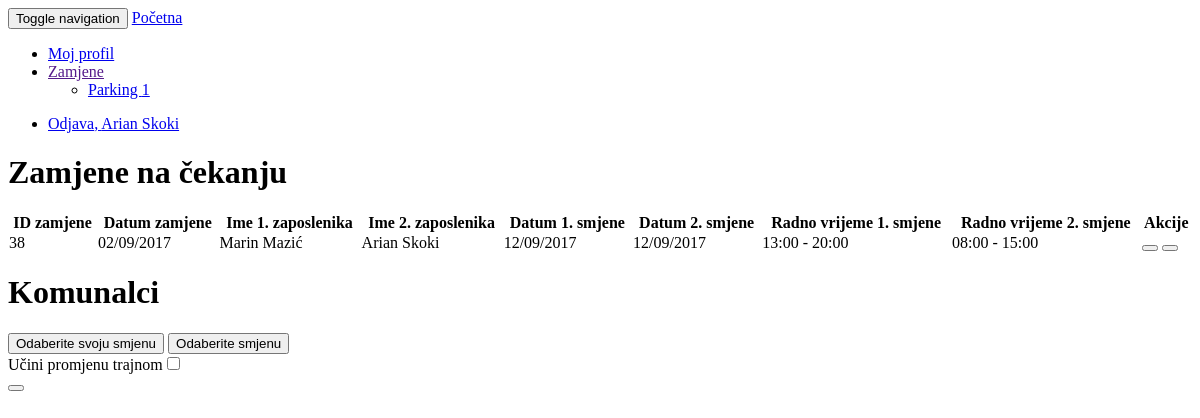
/schedule/20/swaps/ (signed in), run on an earlier commit of the app's database.
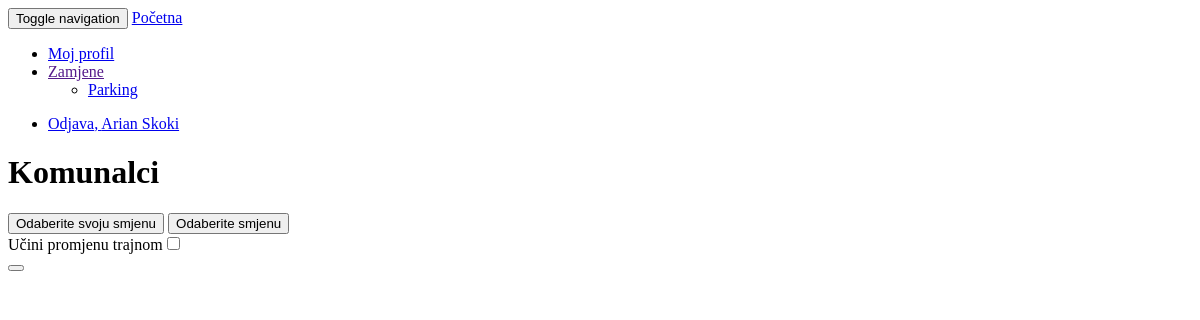
And on a later commit of the database.
### schedule/models.py (models this page shows, shortened)
class Group(models.Model):
    group_name = models.CharField(max_length=30)
    supervisor = models.ForeignKey(User, related_name='+',)
    def __init__(self, *args, **kwargs):
        super(Group, self).__init__(*args, **kwargs)
        if hasattr(self, 'supervisor'):
            self.old_supervisor = self.supervisor
    def __unicode__(self):
        return self.group_name

class Swap(models.Model):
    schedule_1 = models.ForeignKey(Schedule, related_name='+')
    schedule_2 = models.ForeignKey(Schedule, related_name='+')
    user = models.ForeignKey(User)
    group = models.ForeignKey(Group)
    date = models.DateField()
    permanent = models.BooleanField(default=False)
    status = models.BooleanField(default=False)
    resolved = models.BooleanField(default=False)
    receiver_status = models.BooleanField(default=False)

class Schedule(models.Model):
    schedule = models.ForeignKey(
        "self",
        related_name='+',
        verbose_name=_('Parent schedule'),
        null=True,
        blank=True
    )
    date = models.DateField()
    time_from = models.TimeField(null=True, blank=True)
    time_until = models.TimeField(null=True, blank=True)
    user = models.ForeignKey(User_profile)
    def get_time_shift(self):
        if self.time_until:
            return self.time_from.strftime('%H:%M') + " - " + self.time_until.strftime('%H:%M')
        else:
            return None
    def get_string_from(self):
        if self.time_from:
            return self.date.strftime('%Y-%m-%d') + 'T' + self.time_from.strftime('%H:%M:%S')
        else:
            return None
    def get_string_until(self):
        if self.time_until:
            return self.date.strftime('%Y-%m-%d') + 'T' + self.time_until.strftime('%H:%M:%S')
        else:
            return None

class User_profile(models.Model):
    GENDER_CHOICES = (
        ('M', _('Male')),
        ('F', _('Female')),
    )
    user = models.OneToOneField(User, on_delete=models.CASCADE)
    user_groups = models.ManyToManyField(Group, verbose_name=_('User groups'))
    user_shift = models.ForeignKey(
        Week_shift, null=True, verbose_name=_('Week shift'))
    date_of_birth = models.DateField(
        null=True, blank=True, verbose_name=_('Date of birth'))
    gender = models.CharField(
        max_length=1, choices=GENDER_CHOICES, null=True, blank=True, verbose_name=_('Gender'))
    date_of_employment = models.DateField(
        null=True, blank=True, verbose_name=_('Date of employment'))
    default_wage = models.DecimalField(
        decimal_places=2, max_digits=5, default=0, blank=True, verbose_name=_('Default wage'))
    def __init__(self, *args, **kwargs):
        super(User_profile, self).__init__(*args, **kwargs)
        self.pending_requests = False
        if hasattr(self, 'user_shift'):
            self.old_shift = self.user_shift
    def has_pending_requests(self):
        self.get_pending_groups()
        return self.pending_requests
    def get_pending_groups(self):
        temp_groups = []
        for group in self.user_groups.all():
            if self.user.is_staff:
                query_1 = Swap.objects.filter(
                    group=group, resolved=False, receiver_status=True)
                number = query_1.count()
            else:
                query_1 = Swap.objects.filter(
                    group=group, resolved=False, receiver_status=False, schedule_1__user=self).exclude(user=self.user)
                query_2 = Swap.objects.filter(
                    group=group, resolved=False, receiver_status=False, schedule_2__user=self).exclude(user=self.user)
                number = (query_1 | query_2).count()
            if number != 0:
                self.pending_requests = True
            temp_groups.append((group, number))
        return temp_groups
    def __unicode__(self):
        return self.user.first_name + ' ' + self.user.last_name

### schedule/views.py (the view)
# urls.py: url(r'^(?P<group_id>\d+)/swaps/$', swaps, name='swaps_view'),
@login_required
def swaps(request, group_id):
    group = Group.objects.get(pk=group_id)
    if request.user.is_staff or request.user.is_superuser:
        pending_swaps = Swap.objects.filter(resolved=False, group=group)
        resolved_swaps = Swap.objects.filter(
            resolved=True, group=group).order_by('-date')
    else:
        pending_swaps = get_pending_swaps(request.user.user_profile)
        resolved_swaps = Swap.objects.filter(
            resolved=True, group=group, user=request.user).order_by('-date')
    employees = User_profile.objects.filter(
        user_groups=group, user__is_staff=False).exclude(user=request.user)
    events_others = make_events(employees, request.user, True)
    events_logged = events_others
    if not request.user.is_staff and not request.user.is_superuser:
        events_logged = make_events(
            [request.user.user_profile], request.user, True)
    if request.method == 'POST':
        form = SwapForm(request.POST)
        if form.is_valid():
            data = form.cleaned_data
            confirmation_status = False
            resolved = False
            if request.user.is_staff or request.user.is_superuser:
                confirmation_status = True
                resolved = True
            try:
                Swap.objects.create(
                    schedule_1=data["schedule_1"],
                    schedule_2=data["schedule_2"],
                    group=group,
                    user=request.user,
                    date=datetime.datetime.today().date(),
                    permanent=data["permanent"],
                    status=confirmation_status,
                    resolved=resolved
                )
                messages.success(request, _('Swap was successfully sent!'))
            except:
                messages.error(request, _('Swap was not created!'))
            return HttpResponseRedirect(reverse('swaps_view', kwargs={"group_id": group_id}))
        else:
            messages.error(request, _('Please correct the error above.'))
    else:
        form = SwapForm()
    return render(request, "schedule/swaps.html", {
        "user": request.user.user_profile,
        "group": group,
        "pending_swaps": pending_swaps,
        "resolved_swaps": resolved_swaps,
        "events_others": events_others,
        "events_logged": events_logged,
        "form": form,
    })

### schedule/forms.py (shortened to what this page needs)
class SwapForm(forms.ModelForm):
    def __init__(self, *args, **kwargs):
        super(SwapForm, self).__init__(*args, **kwargs)
        self.fields['schedule_1'].error_messages = {
            'required': _('Pick a shift!')}
        self.fields['schedule_2'].error_messages = {
            'required': _('Pick a shift!')}
        self.helper = FormHelper(self)
        self.helper.form_show_errors = False
        self.helper.form_tag = False
        self.helper.render_unmentioned_fields = False
        self.helper.layout = Layout(
            Field('schedule_2', template="schedule/includes/schedule_2.html"),
            HTML("<span class='swap-arrow'></span>"),
            Field('schedule_1', template="schedule/includes/schedule_1.html"),
            Field('permanent', template="schedule/includes/permanent.html")
        )
    class Meta:
        model = Swap
        fields = ('schedule_1', 'schedule_2', 'permanent')

### schedule/utils.py (called while the page is built)
def get_pending_swaps(user):
    query_1 = Swap.objects.filter(resolved=False, schedule_1__user=user)
    query_2 = Swap.objects.filter(resolved=False, schedule_2__user=user)
    return query_1 | query_2

### schedule/templates/schedule/swaps.html (shortened to what this page needs)
{% extends "schedule/base.html" %}
{% load sekizai_tags i18n crispy_forms_tags %}
{% block "content" %}
{% if pending_swaps %}
  <h1>{% trans "Pending swaps" %}</h1>
  {% include "schedule/includes/swap_table.html" with swap_list=pending_swaps resolved=False %}
{% endif %}
<h1>{{ group }}</h1>
<div class="container">
  <div class="swap-row">
    <form method="post">
      {% crispy form %}
      <button class="swap-submit-btn"></button>
    </form>
  </div>
</div>
{% endblock "content" %}

### schedule/templates/schedule/base.html (shortened to what this page needs)
{% load sekizai_tags assets i18n %}
<!DOCTYPE html>
<head>
    {% assets "schedule_css" %}
        {% addtoblock "css" %}
            <link media="screen" rel="stylesheet" type="text/css" href="{{ ASSET_URL }}">
        {% endaddtoblock %}
    {% endassets %}
<nav class="navbar navbar-default">
  <div class="container-fluid">
    <div class="navbar-header">
      <button type="button" class="navbar-toggle collapsed" data-toggle="collapse" data-target="#bs-example-navbar-collapse-1">
        <span class="sr-only">Toggle navigation</span>
      </button>
      <a class="navbar-brand" href="{% url 'index' %}">{% trans "Home" %}</a>
    </div>
    <div class="collapse navbar-collapse" id="bs-example-navbar-collapse-1">
      <ul class="nav navbar-nav">
{% block "navigation" %}
      <li>
        <a href="{% url 'employee_view' employee_id=user.pk %}">{% trans "My profile" %}</a>
      </li>
      <li class="dropdown">
        <a class="dropdown-toggle" data-toggle="dropdown" href="">{% trans "Swaps" %}
        {% if user.has_pending_requests %}{% endif %}</a>
        <ul class="dropdown-menu">
          {% for group, notification in user.get_pending_groups %}
            <li><a href="{% url 'swaps_view' group_id=group.pk %}">{{ group }}
            {% if notification != 0 %}<span class="notification-number">{{ notification }}</span>{% endif %}</a></li>
          {% endfor %}
        </ul>
      </li>
{% endblock "navigation" %}
      </ul>
    <ul class="nav navbar-nav navbar-right">
      <li><a href="{% url 'logout' %}">{% trans "Logout" %}, {{ user.user.get_full_name }}</a></li>
    </ul>
    </div>
  </div>
</nav>
</head>
<body>
<div class="container">
  {% block "content" %}{% endblock "content" %}
</div>
</body>
</html>

### schedule/templates/schedule/includes/swap_table.html (shortened to what this page needs)
{% load sekizai_tags i18n %}
<table id="{% if resolved %}resolved_table{% else %}pending_table{% endif %}" class="custom-table" cellspacing="0" width="100%">
    <thead>
      <tr>
        <th class="text-center">{% trans "Swap id" %}</th>
        <th class="text-center">{% trans "Date of swap" %}</th>
        <th class="text-center">{% trans "Employee 1 name" %}</th>
        <th class="text-center">{% trans "Employee 2 name" %}</th>
        <th class="text-center">{% trans "Shift 1 date" %}</th>
        <th class="text-center">{% trans "Shift 2 date" %}</th>
        <th class="text-center">{% trans "Employee 1 shift time" %}</th>
        <th class="text-center">{% trans "Employee 2 shift time" %}</th>
        <th class="text-center">{% trans "Actions" %}</th>
      </tr>
    </thead>
    <tbody class="text-center">
      {% for swap in swap_list %}
        <tr bgcolor="{% if resolved and swap.status %}#58D68D{% elif resolved and not swap.status %}#F4511E{% endif %}">
          <td>{{ swap.pk }}</td>
          <td>{{ swap.date|date:"d/m/Y" }}</td>
          <td>{{ swap.schedule_2.user }}</td>
          <td>{{ swap.schedule_1.user }}</td>
          <td>{{ swap.schedule_2.date|date:"d/m/Y" }}</td>
          <td>{{ swap.schedule_1.date|date:"d/m/Y" }}</td>
          <td>
            {% if swap.schedule_2.get_time_shift %}
              {{ swap.schedule_2.get_time_shift }}
            {% endif %}
          </td>
          <td>
            {% if swap.schedule_1.get_time_shift %}
              {{ swap.schedule_1.get_time_shift }}
            {% endif %}
          </td>
          <td class="actions-table">
            {% if resolved %}
              {% if not swap.schedule_1.is_past and not swap.schedule_2.is_past and user.user.is_staff %}
                {% if swap.status %}
                    <a href="{% url 'revert_swap_view' group_id=group.pk swap_id=swap.pk %}"><button type="button" class="btn btn-danger" title="{% trans 'Revert swap' %}"><span class="glyphicon glyphicon-remove"></span></button></a>
                {% else %}
                  <a href="{% url 'confirm_swap_view' group_id=group.pk swap_id=swap.pk %}"><button type="button" class="btn btn-success" title="{% trans 'Approve swap' %}"><span class="glyphicon glyphicon-ok"></span></button></a>
                {% endif %}
              {% else %}
                <button type="button" class="btn transparent-bgcolor" disabled><span class="glyphicon glyphicon-lock"></span></button>
             {% endif %}
            {% else %}
              {% if swap.schedule_1.user == request.user.user_profile and not swap.receiver_status %}
                <a href="{% url 'confirm_receiver_swap_view' group_id=group.pk swap_id=swap.pk %}"><button type="button" class="btn btn-success" title="{% trans 'Confirm swap' %}"></button></a>
              {% endif %}
              {% if not request.user.is_staff %}
                <a href="{% url 'reject_receiver_swap_view' group_id=group.pk swap_id=swap.pk %}"><button class="btn btn-danger" title="{% trans 'Reject swap' %}"></button></a>
              {% endif %}
          {% endif %}
          </td>
        </tr>
      {% endfor %}
   </tbody>
  </table>

What changed in the data, as far as the page shows it:
no longer on this page (row edited): Swap: pk "38", date "02/09/2017", schedule_2.user "Marin Mazić", schedule_1.user "Arian Skoki", schedule_2 "12/09/2017", schedule_1 "12/09/2017", schedule_2.get_time_shift "13:00 - 20:00", schedule_1.get_time_shift "08:00 - 15:00", receiver_status False (drawn)
shown differently, row unchanged: Group "Parking": notification "1" → (not shown)
Also different on the page:
text no longer shown: "Zamjene na čekanju ID zamjene Datum zamjene Ime 1. zaposlenika Ime 2. zaposlenika Datum 1. smjene Datum 2. smjene Radno vrijeme 1. smjene Radno vrijeme 2. smjene Akcije"
